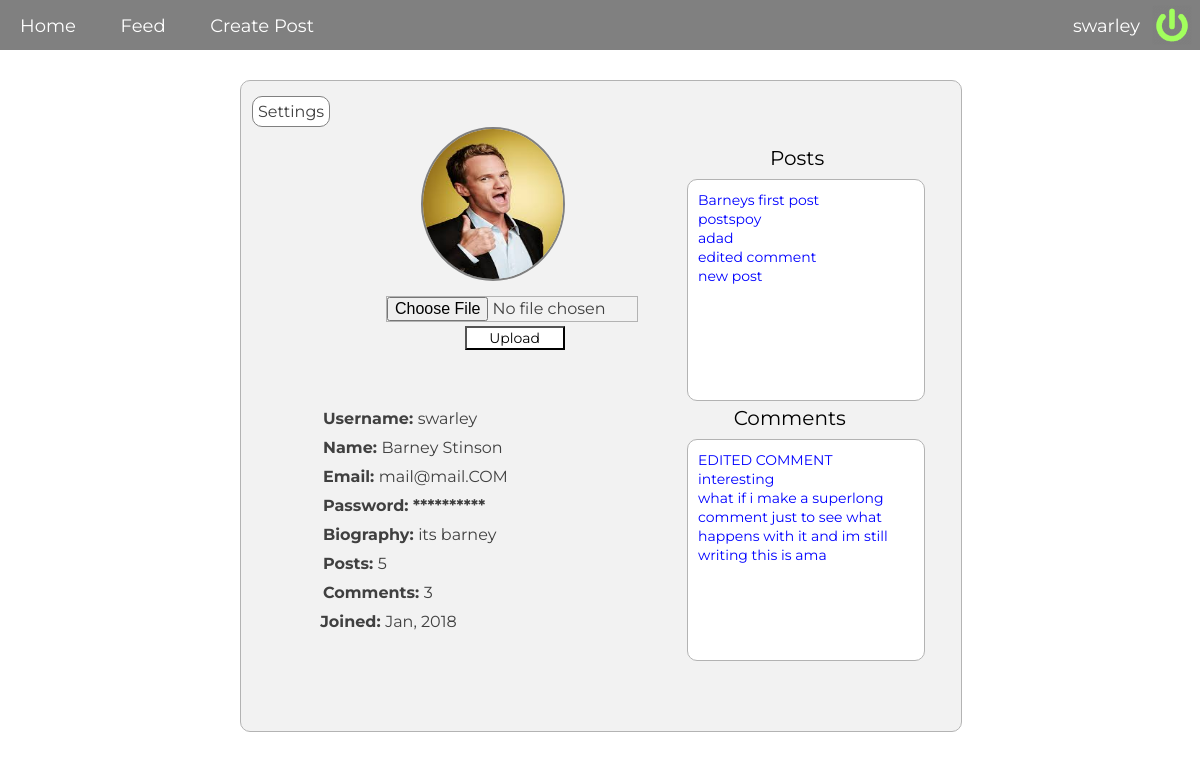
/pages/profile.php?id=2 (signed in), run on an earlier commit of the app's database.
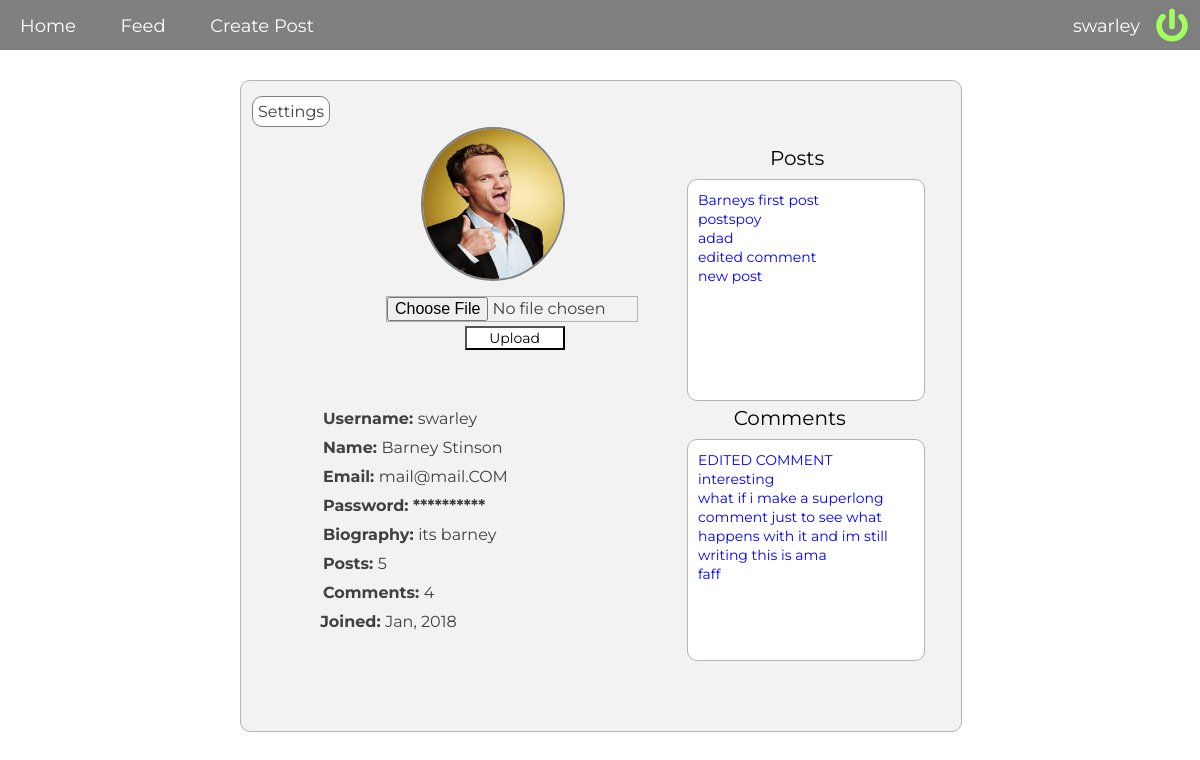
And on a later commit of the database.
### tables this page shows
CREATE TABLE "users" (
        `id`    INTEGER NOT NULL PRIMARY KEY AUTOINCREMENT UNIQUE,
        `name`  VARCHAR NOT NULL,
        `username`      VARCHAR NOT NULL UNIQUE,
        `email` VARCHAR NOT NULL,
        `password`      VARCHAR NOT NULL,
        `biography`     VARCHAR NOT NULL,
        `img`           VARCHAR,
        `joined`     VARCHAR
);

CREATE TABLE "posts" (
        `id`       INTEGER NOT NULL,
        `post_id`       INTEGER NOT NULL PRIMARY KEY AUTOINCREMENT UNIQUE,
        `title` VARCHAR NOT NULL,
        `description`   VARCHAR NOT NULL,
        `url`   VARCHAR NOT NULL,
        `posted`      VARCHAR,
        `edited`     VARCHAR
);

CREATE TABLE "comments" (
         `id`       INTEGER NOT NULL,
         `comment_id`       INTEGER NOT NULL PRIMARY KEY AUTOINCREMENT UNIQUE,
         `post_id`         INTEGER NOT NULL,
         `comment`       VARCHAR NOT NULL,
         `posted`       VARCHAR
);

### logic/profile.php (called while the page is built)
<?php
   $user_id = $_GET['id'];
   $query = "SELECT * FROM posts WHERE id = :user_id";
   $statement = $pdo->prepare($query);
   $statement->bindParam(':user_id', $user_id, PDO::PARAM_STR);
   $statement->execute();
   $count_posts = $statement->fetchAll(PDO::FETCH_ASSOC);
   $query = "SELECT * FROM comments WHERE id = :user_id";
   $statement = $pdo->prepare($query);
   $statement->bindParam(':user_id', $user_id, PDO::PARAM_STR);
   $statement->execute();
   $count_comments = $statement->fetchAll(PDO::FETCH_ASSOC);
   $user_id = $_GET['id'];
   $query = "SELECT * FROM posts WHERE id = :user_id";
   $statement = $pdo->prepare($query);
   $statement->bindParam(':user_id', $user_id, PDO::PARAM_INT);
   $statement->execute();
   $posts = $statement->fetchAll(PDO::FETCH_ASSOC);
   $user_id = $_GET['id'];
   $query = "SELECT * FROM comments WHERE id = :user_id";
   $statement = $pdo->prepare($query);
   $statement->bindParam(':user_id', $user_id, PDO::PARAM_INT);
   $statement->execute();
   $comments = $statement->fetchAll(PDO::FETCH_ASSOC);

### pages/profile.php (the view, shortened to what this page needs)
<?php
require __DIR__.'../../views/header.php';
require __DIR__.'../../logic/profile.php';
   $user_id = $_GET['id'];
   $query = "SELECT * FROM users WHERE id = :user_id";
   $statement = $pdo->prepare($query);
   $statement->bindParam(':user_id', $user_id, PDO::PARAM_STR);
   $statement->execute();
   $url_users = $statement->fetchAll(PDO::FETCH_ASSOC);
   foreach($url_users as $url_user){}
      ?>
      <div class="profile-wrapper">
         <div class="profile-username"><b>Username: </b><?php echo $url_user['username']; ?></div>
         <div class="profile-name"><b>Name: </b><?php echo $url_user['name']; ?></div>
         <div class="profile-email"><b>Email: </b><?php echo $url_user['email']; ?></div>
         <div class="profile-bio"><b>Biography: </b><?php echo $url_user['biography']; ?></div>
         <div class="profile-posts"><b>Posts: </b><?php echo count($count_posts); ?></div>
         <div class="profile-comments"><b>Comments: </b><?php echo count($count_comments); ?></div>
         <div class="profile-joined"><b>Joined: </b><?php echo $url_user['joined']; ?></div>
      </div>
      <?php if(isset($_SESSION['user']) && $_SESSION['user']['username'] == $url_user['username']): ?>
         <div class="profile-wrapper-online">
            <?php echo '<img src="../uploads/'. $url_user['img']. '" class="profile-avatar-online">'; ?>
            <?php foreach($id as $user): ?>
               <div class="profile-username-online"><b>Username: </b><?php echo $url_user['username']; ?></div>
               <div class="profile-name-online"><b>Name: </b><?php echo $url_user['name']; ?></div>
               <div class="profile-email-online"><b>Email: </b><?php echo $url_user['email']; ?></div>
               <div class="profile-password-online"><b>Password: **********</b></div>
               <div class="profile-bio-online"><b>Biography: </b><?php echo $url_user['biography']; ?></div>
               <div class="profile-posts-online"><b>Posts: </b><?php echo count($count_posts); ?></div>
               <div class="profile-comments-online"><b>Comments: </b><?php echo count($count_comments); ?></div>
               <div class="profile-joined-online"><b>Joined: </b><?php echo $url_user['joined']; ?></div>
            <?php endforeach; ?>
            <form action="../logic/uploadAvatar.php" name="avatar" method="post" enctype="multipart/form-data">
               <input type="file" name="avatar" required>
               <br>
               <button type="submit" class="upload-avatar">Upload</button>
            </form>
            <div class="dropdown">
               <span>Settings</span>
            </div>
            <div class="my-posts-header">Posts</div>
            <div class="my-posts">
               <?php foreach($posts as $post): ?>
                  <a href="comment.php?id=<?php echo $post['post_id'] ?>" class="my-posts-url"><?php echo $post['title']; ?></a>
                  <br>
               <?php endforeach; ?>
            </div>
            <div class="my-comments-header">Comments</div>
            <div class="my-comments">
               <?php foreach($comments as $comment): ?>
                  <a href="editComment.php?id=<?php echo $comment['comment_id'] ?>" class="my-posts-url"><?php echo $comment['comment']; ?></a>
                  <br>
               <?php endforeach; ?>
            </div>
         <?php endif; ?>
      </div>
      <?php require __DIR__.'../../views/footer.php'; ?>

### views/navigation.php (shortened to what this page needs)
<?php $id = $_SESSION; ?>
<div class="nav-wrapper">
   <?php if (isset($_SESSION['user'])): ?>
      <?php foreach($id as $user):?>
         <div class="navbar-left">
            <a href="../index.php">Home</a>
            <a href="../pages/feed.php">Feed</a>
            <a href="/pages/createPost.php">Create Post</a>
            <a href="../logic/logout.php" class="login-icon"></a>
         </div>
         <div class="navbar-right">
            <a href="../pages/profile.php?id=<?php echo $user['id'] ?>" class="nav-url"><?php echo $user['username']; ?></a>
         </div>
      <?php endforeach; ?>
   <?php endif; ?>
</div>

What changed in the data, as far as the page shows it:
computed for users "swarley": count($count_comments) "3" → "4"
added comments: comment "faff"
